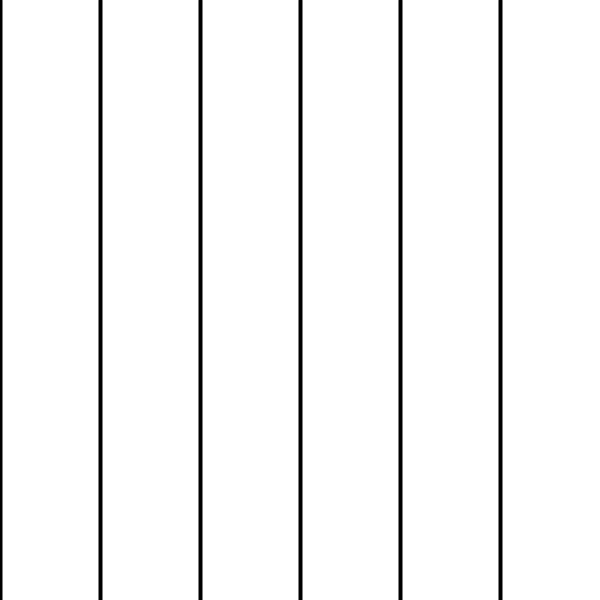
Frame 1 (no input)
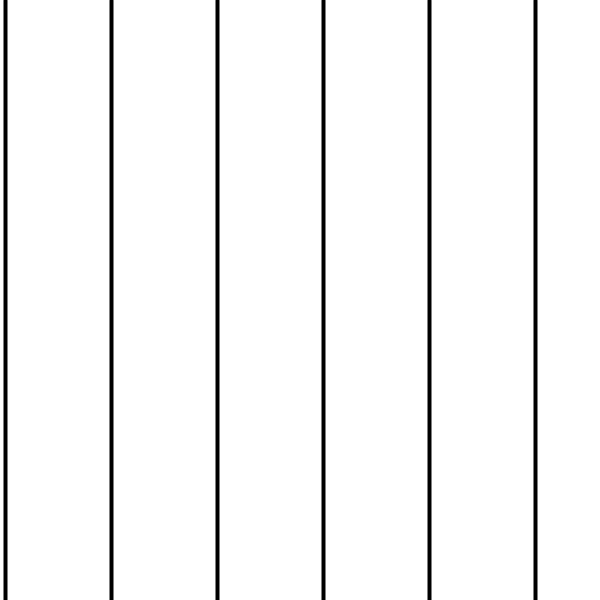
Frame 60 (the mouse pressed at the canvas centre just before this capture)
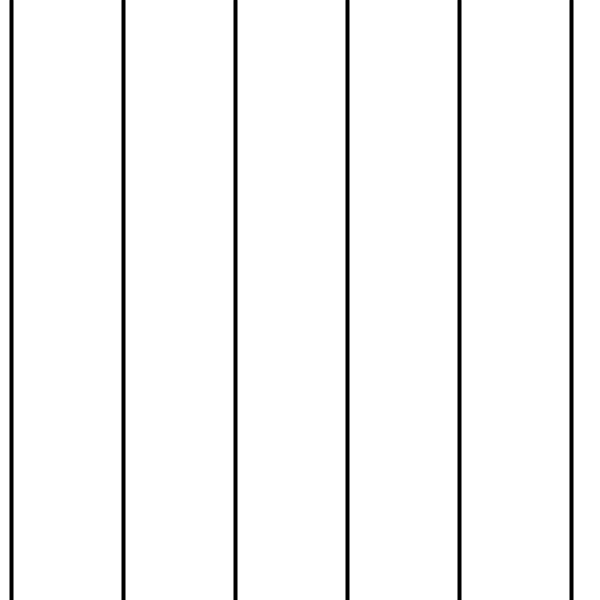
Frame 120 (the mouse held since frame 60 and released just before this capture)

The Processing sketch that drew these frames (run headless with seeded random() and noise(); from frame 60 on, the mouse is pressed at the canvas centre):

// Processing sketch: processing_163819
// ── processing_163819.pde

int howManyLine = 6;
float space = 0;

void setup(){
  
  size(600,600);
  strokeWeight(4);
}

void draw(){
  background(255);
  float t=0;
  for(int i=0; i<howManyLine; i++){
    float x = width/howManyLine*i;
    t+= space;
    line(x+t, 0, x+t, height);
    
  }
  
  space+=0.1;

}
